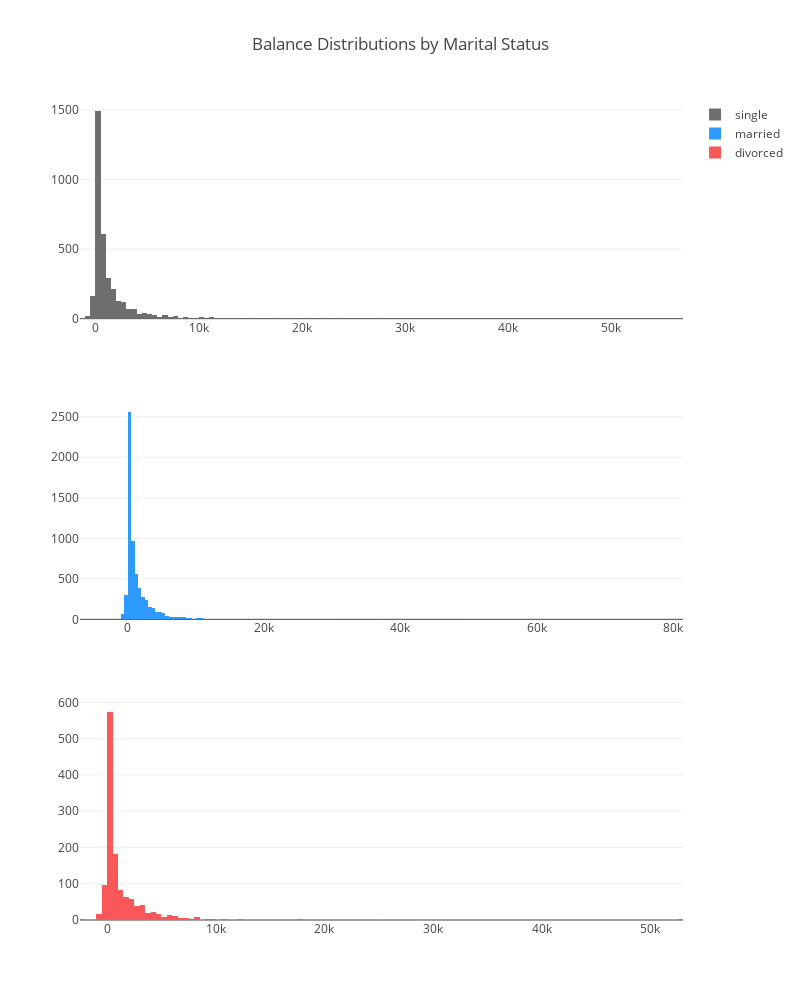

The notebook cell saved with this chart:
### Code cell
# Distribution of Balances by Marital status
single = df['balance'].loc[df['marital'] == 'single'].values
married = df['balance'].loc[df['marital'] == 'married'].values
divorced = df['balance'].loc[df['marital'] == 'divorced'].values


single_dist = go.Histogram(
    x=single,
    
    name='single',
    marker=dict(
        color='#6E6E6E'
    )
)


married_dist = go.Histogram(
    x=married,
     
    name='married',
    marker=dict(
        color='#2E9AFE'
    )
)

divorced_dist = go.Histogram(
    x=divorced,
     
    name='divorced',
    marker=dict(
        color='#FA5858'
    )
)


fig = tools.make_subplots(rows=3, print_grid=False)

fig.append_trace(single_dist, 1, 1)
fig.append_trace(married_dist, 2, 1)
fig.append_trace(divorced_dist, 3, 1)


fig['layout'].update(showlegend=True, title="Balance Distributions by Marital Status",
                    height=1000, width=800)

iplot(fig, filename='custom-sized-subplot-with-subplot-titles')

### Figure 1 — Plotly figure (JSON) as saved in the notebook; plotly's stock layout.template omitted (floating-point values rounded to 4 significant figures; data arrays with more than 128 entries replaced by an {"elided": "..."} marker saying what was removed)
{"data": [{"marker": {"color": "#6E6E6E"}, "name": "single", "type": "histogram", "uid": "ca8632b8-fca5-43c2-8168-030e83d27124", "x": {"elided": "3499 int values"}, "xaxis": "x", "yaxis": "y"}, {"marker": {"color": "#2E9AFE"}, "name": "married", "type": "histogram", "uid": "e6452359-d97d-4164-9fc7-be37d6c89a97", "x": {"elided": "6302 int values"}, "xaxis": "x2", "yaxis": "y2"}, {"marker": {"color": "#FA5858"}, "name": "divorced", "type": "histogram", "uid": "19b254a3-c02f-47d3-b88c-eb568db5f64e", "x": {"elided": "1291 int values"}, "xaxis": "x3", "yaxis": "y3"}], "layout": {"height": 1000, "showlegend": true, "title": {"text": "Balance Distributions by Marital Status"}, "width": 800, "xaxis": {"anchor": "y", "domain": [0.0, 1.0]}, "xaxis2": {"anchor": "y2", "domain": [0.0, 1.0]}, "xaxis3": {"anchor": "y3", "domain": [0.0, 1.0]}, "yaxis": {"anchor": "x", "domain": [0.7333, 1.0]}, "yaxis2": {"anchor": "x2", "domain": [0.3667, 0.6333]}, "yaxis3": {"anchor": "x3", "domain": [0.0, 0.2667]}}}
